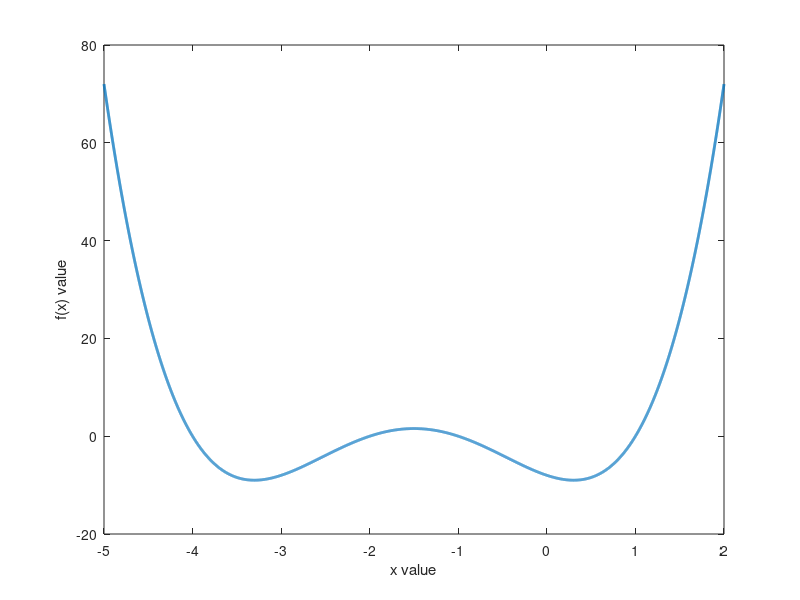

MATLAB code to generate this figure: (Note: this script raises an error after producing the figure.)
% Name: Andrew Pang
% Date: 3 MAY 2019  
% Task 2 :  4th order polynomial
close all; clear all; clc;

%creates row vector x and math function fx that takes values of x
x = -5:0.001:2;
fx =@(x) x.^4 + 6*(x.^3) + 7*(x.^2) - 6*x - 8;

%plots the graph of f(x) against x
plot(x,fx(x),'LineWidth',2);

%labels the axes 
xlabel('x value')
ylabel('f(x) value')
hold on

%calls the falseposition function to get all 4 roots
root1 = falseposition(fx,-5,-2.5,0.001)
root2 = falseposition(fx,-2.5,-1.5,0.001)
root3 = falseposition(fx,-1.5,-0.5,0.001)
root4 = falseposition(fx,0.5,1.5,0.001)

%plots the roots onto the graph
plot(root1,fx(root1),'bo');
plot(root2,fx(root2),'bo');
plot(root3,fx(root3),'bo');
plot(root4,fx(root4),'bo');
